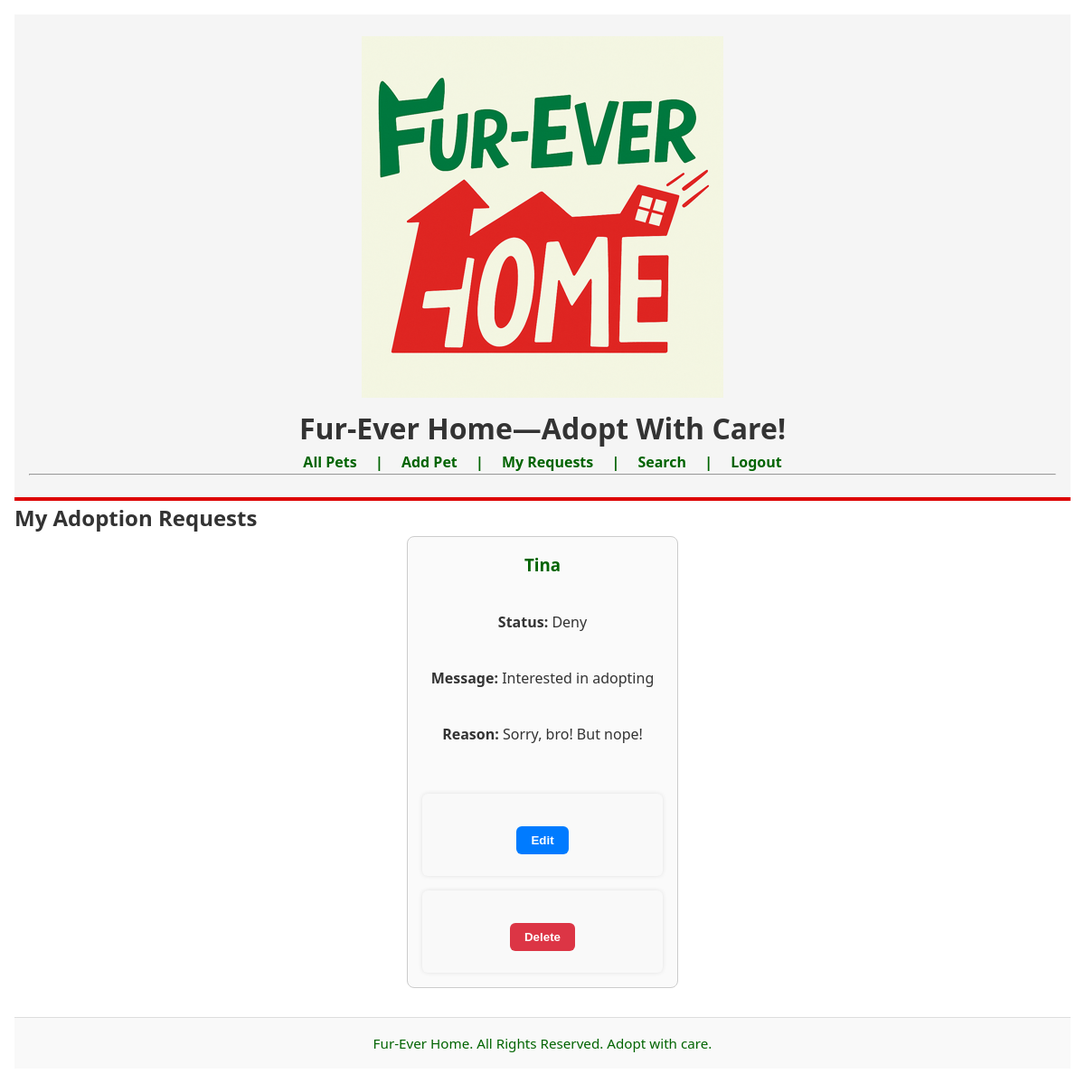
The app's page /my_requests (signed in) with its own data.
### tables this page shows
CREATE TABLE AdoptionRequests (
                        id INTEGER PRIMARY KEY AUTOINCREMENT,
                        pet_id INTEGER,
                        user_id INTEGER,
                        message TEXT,
                        status TEXT, response_message TEXT, chat_enable INTEGER DEFAULT 0,
                        FOREIGN KEY(pet_id) REFERENCES Pets(id),
                        FOREIGN KEY(user_id) REFERENCES Users(id)
                   );

CREATE TABLE Pets (
                        id INTEGER PRIMARY KEY AUTOINCREMENT,
                        name TEXT NOT NULL,
                        species TEXT NOT NULL,
                        breed TEXT,
                        age_years INTEGER,
                        age_months INTEGER,
                        description TEXT,
                        owner_id INTEGER, photo TEXT,
                        FOREIGN KEY(owner_id) REFERENCES Users(id)
                   );

### app.py (the view)
@app.route("/my_requests")
@login_required
def my_requests():
    conn = sqlite3.connect("database.db")
    conn.row_factory = sqlite3.Row
    cur = conn.cursor()
    cur.execute("""
        SELECT ar.id,
               ar.pet_id,
               ar.status,
               ar.message,
               ar.response_message,
               ar.chat_enable,
               p.name AS pet_name
        FROM AdoptionRequests ar
        JOIN Pets p ON ar.pet_id = p.id
        WHERE ar.user_id = ?
    """, (session["user_id"],))
    requests = cur.fetchall()
    conn.close()
    return render_template("my_requests.html", requests=requests)

### app.py (called while the page is built)
def login_required(f):
    @wraps(f)
    def wrapper(*args, **kwargs):
        if "user_id" not in session:
            flash("You must be logged in to view this page.", "error")
            return redirect(url_for("login"))
        return f(*args, **kwargs)
    return wrapper

### templates/my_requests.html (shortened to what this page needs)
{% extends "base.html" %}
{% block content %}
<h2>My Adoption Requests</h2>
<div class="pet-grid">
    {% for req in requests %}
        <div class="pet-card">
            <div class="pet-info">
                <h3>{{ req['pet_name'] }}</h3>
                <p><strong>Status:</strong> {{ req['status'] }}</p>
                <p><strong>Message:</strong> {{ req['message'] }}</p>
                {% if req['status'] == 'Deny' and req['response_message'] %}
                    <p><strong>Reason:</strong> {{ req['response_message'] }}</p>
                {% endif %}
                <div class="request-actions">
                    <form method="get" action="{{ url_for('edit_request', request_id=req['id']) }}">
                        <button type="submit" class="btn edit-btn">Edit</button>
                    </form>
                    <form method="post" action="{{ url_for('delete_request', request_id=req['id']) }}"
                          onsubmit="return confirm('Are you sure you want to delete this request?');">
                        <button type="submit" class="btn delete-btn">Delete</button>
                    </form>
                </div>
            </div>
        </div>
    {% endfor %}
</div>
{% endblock %}

### static/styles.css (style rules this page uses)
* { margin: 0; padding: 0; box-sizing: border-box; }
body { font-family: 'Segoe UI', sans-serif; background-color: #fff; color: #333; line-height: 1.6; padding: 1rem; }
form { background: #f9f9f9; padding: 1.5rem; margin-top: 1rem; border-radius: 6px; box-shadow: 0 0 5px rgba(0,0,0,0.1); max-width: 600px; margin-left: auto; margin-right: auto; }
form button { background-color: #006400; color: white; padding: 0.6rem 1.2rem; border: none; border-radius: 4px; cursor: pointer; font-weight: bold; }
.btn { padding: 0.5rem 1rem; border: none; border-radius: 6px; font-weight: bold; cursor: pointer; transition: background-color 0.2s ease; color: white; text-decoration: none; margin-top: 0.75rem; }
.edit-btn { background-color: #007bff; }
.delete-btn { background-color: #dc3545; }
.pet-grid { display: flex; flex-wrap: wrap; justify-content: center; gap: 1.5rem; }
.pet-card { display: flex; flex-direction: column; align-items: center; width: 300px; min-height: 500px; padding: 1rem; border: 1px solid #ccc; background-color: #fafafa; border-radius: 8px; text-align: center; box-sizing: border-box; }
.pet-info { flex: 1; display: flex; flex-direction: column; justify-content: space-between; width: 100%; word-wrap: break-word; }
.pet-info h3 { margin-top: 0; color: #006400; }
.edit-btn { background-color: #007BFF; color: white; }
.delete-btn { background-color: #dc3545; color: white; }

### records on screen
AdoptionRequests: pet_name "Tina", status "Deny", message "Interested in adopting", response_message "Sorry, bro! But nope!"
